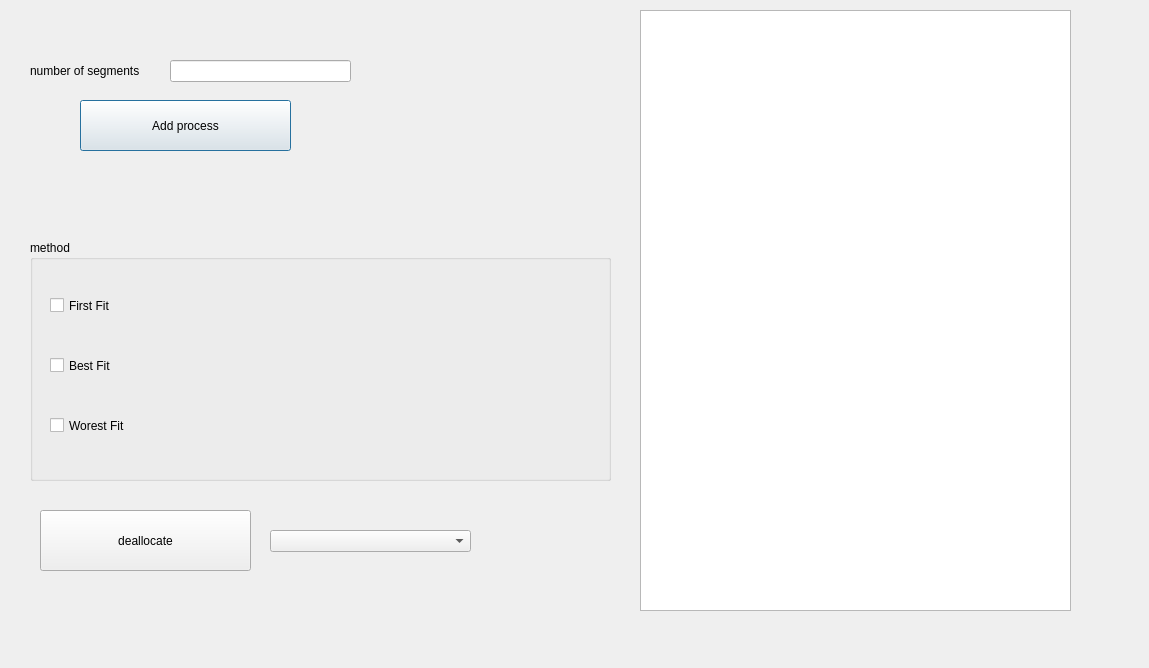
<?xml version="1.0" encoding="UTF-8"?>
<ui version="4.0">
 <class>result</class>
 <widget class="QDialog" name="result">
  <property name="geometry">
   <rect>
    <x>0</x>
    <y>0</y>
    <width>1149</width>
    <height>668</height>
   </rect>
  </property>
  <property name="windowTitle">
   <string>Dialog</string>
  </property>
  <widget class="QPushButton" name="push">
   <property name="geometry">
    <rect>
     <x>80</x>
     <y>100</y>
     <width>211</width>
     <height>51</height>
    </rect>
   </property>
   <property name="text">
    <string>Add process</string>
   </property>
  </widget>
  <widget class="QGraphicsView" name="draw">
   <property name="geometry">
    <rect>
     <x>640</x>
     <y>10</y>
     <width>431</width>
     <height>601</height>
    </rect>
   </property>
  </widget>
  <widget class="QLabel" name="label">
   <property name="geometry">
    <rect>
     <x>30</x>
     <y>40</y>
     <width>181</width>
     <height>61</height>
    </rect>
   </property>
   <property name="text">
    <string>number of segments</string>
   </property>
  </widget>
  <widget class="QLineEdit" name="number">
   <property name="geometry">
    <rect>
     <x>170</x>
     <y>60</y>
     <width>181</width>
     <height>22</height>
    </rect>
   </property>
  </widget>
  <widget class="QPushButton" name="deallocate">
   <property name="geometry">
    <rect>
     <x>40</x>
     <y>510</y>
     <width>211</width>
     <height>61</height>
    </rect>
   </property>
   <property name="text">
    <string>deallocate</string>
   </property>
  </widget>
  <widget class="QComboBox" name="comboBox">
   <property name="geometry">
    <rect>
     <x>270</x>
     <y>530</y>
     <width>201</width>
     <height>22</height>
    </rect>
   </property>
  </widget>
  <widget class="QGroupBox" name="method">
   <property name="geometry">
    <rect>
     <x>30</x>
     <y>240</y>
     <width>581</width>
     <height>241</height>
    </rect>
   </property>
   <property name="title">
    <string>method</string>
   </property>
   <widget class="QCheckBox" name="firstfit">
    <property name="geometry">
     <rect>
      <x>20</x>
      <y>40</y>
      <width>291</width>
      <height>51</height>
     </rect>
    </property>
    <property name="text">
     <string>First Fit</string>
    </property>
   </widget>
   <widget class="QCheckBox" name="bestfit">
    <property name="geometry">
     <rect>
      <x>20</x>
      <y>90</y>
      <width>311</width>
      <height>71</height>
     </rect>
    </property>
    <property name="text">
     <string>Best Fit</string>
    </property>
   </widget>
   <widget class="QCheckBox" name="WorestFit">
    <property name="geometry">
     <rect>
      <x>20</x>
      <y>160</y>
      <width>361</width>
      <height>51</height>
     </rect>
    </property>
    <property name="text">
     <string>Worest Fit</string>
    </property>
   </widget>
  </widget>
 </widget>
 <resources/>
 <connections/>
</ui>
